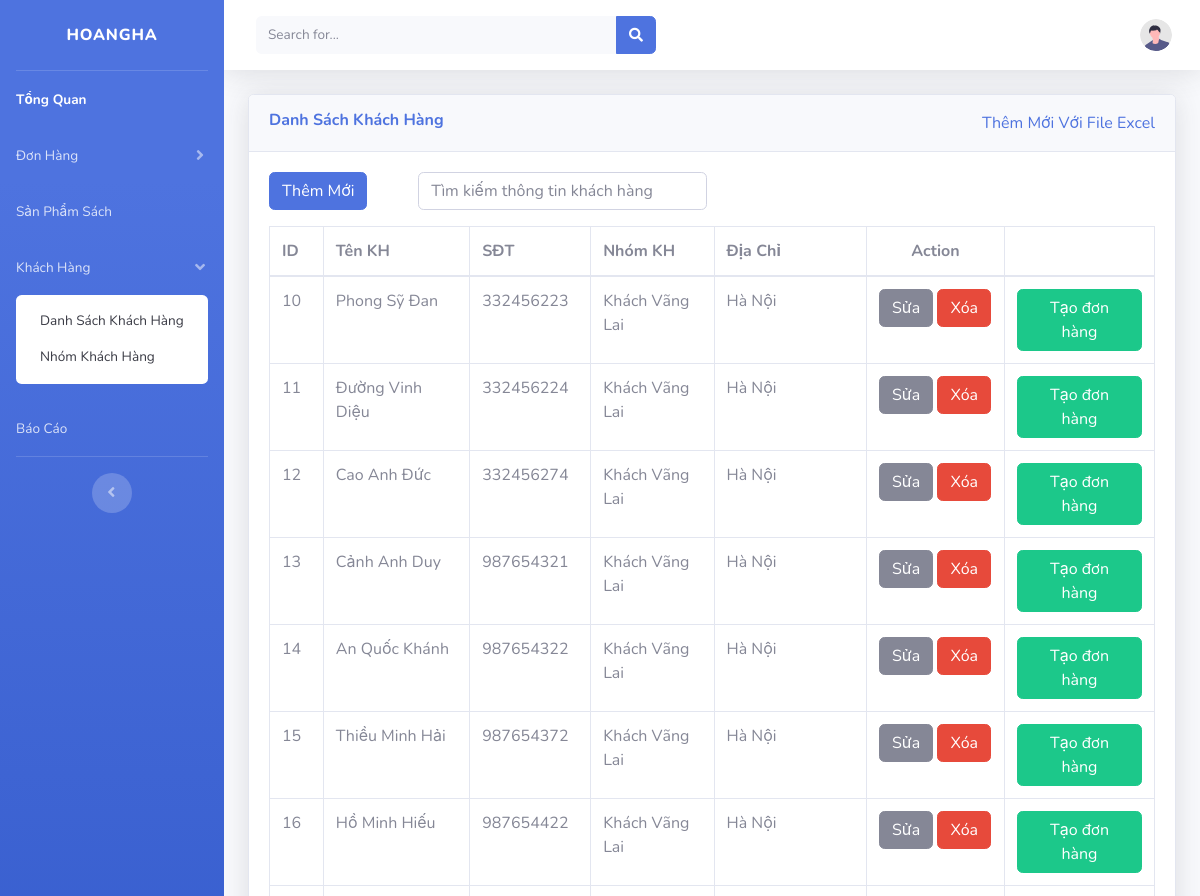
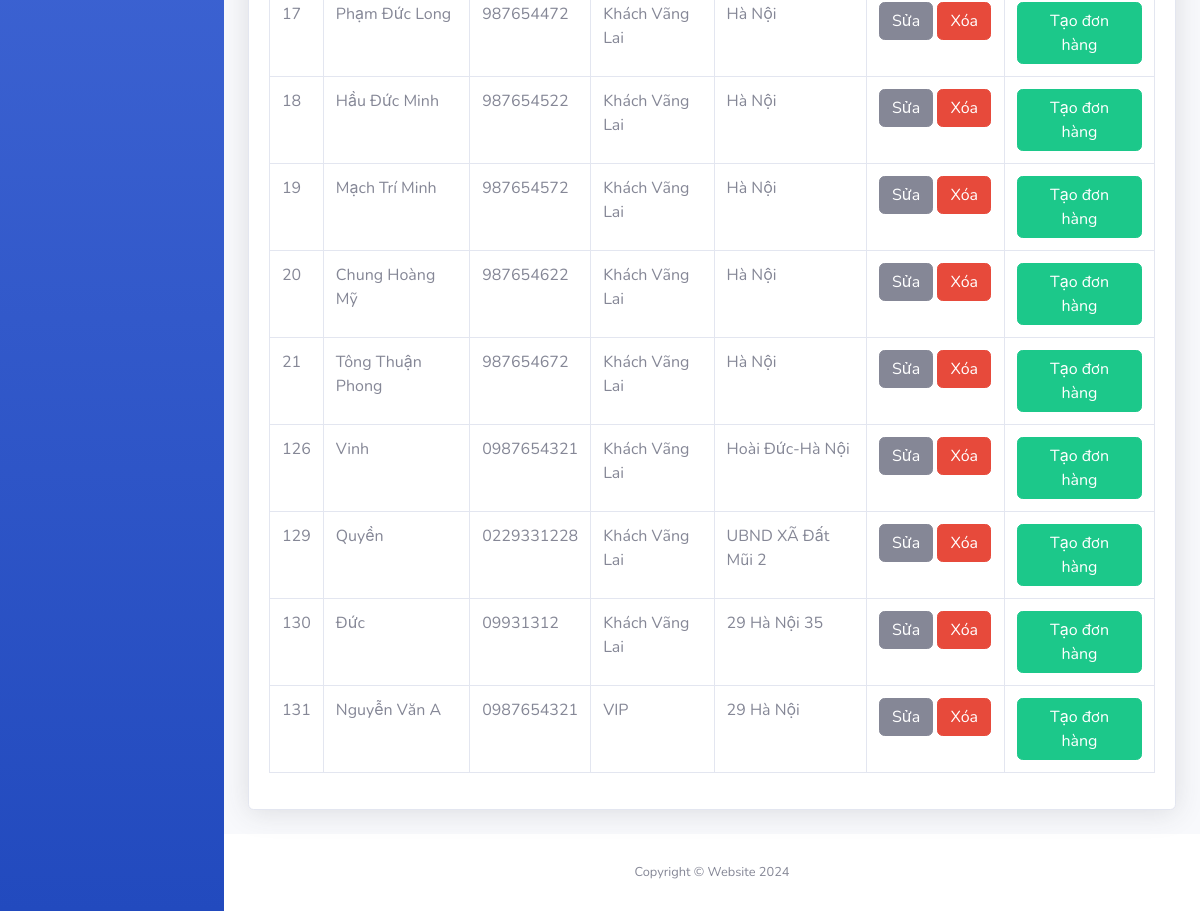
Screenshot of /view/danhsachkhachhang.php (signed in) with the database file from the repository (2 pictures, top to bottom).
### tables this page shows
CREATE TABLE `khachhang` (
  `id` int(11) NOT NULL,
  `name` varchar(255) NOT NULL,
  `sdt` varchar(10) NOT NULL,
  `email` varchar(255) NOT NULL,
  `diachi` varchar(255) NOT NULL,
  `id_nhomkh` int(11) NOT NULL
);

CREATE TABLE `nhomkhachhang` (
  `id` int(11) NOT NULL,
  `name_kh` varchar(255) DEFAULT 'khachvanglai',
  `sale` int(11) NOT NULL DEFAULT 5
);

### view/danhsachkhachhang.php (the view, shortened to what this page needs)
<?php
include "../model/conn.php";
if (isset($_SESSION['login']['username']) && $_SESSION['login']['username']) {
    ?>
    <!DOCTYPE html>
    <html lang="en">
    <head>
        <link href="../view/vendor/fontawesome-free/css/all.min.css" rel="stylesheet" type="text/css">
        <link href="css/sb-admin-2.min.css" rel="stylesheet">
        <link rel="stylesheet" href="css/index.css">
    </head>
    <body id="page-top">
        <div id="wrapper">
            <ul class="navbar-nav bg-gradient-primary sidebar sidebar-dark accordion" id="accordionSidebar">
                <a class="sidebar-brand d-flex align-items-center justify-content-center"
                    href="index.php">
                    <div class="sidebar-brand-text mx-3">HoangHa</div>
                </a>
                <hr class="sidebar-divider my-0">
                <li class="nav-item active">
                    <a class="nav-link" href="index.php">
                        <span>Tổng Quan</span></a>
                </li>
                <li class="nav-item">
                    <a class="nav-link collapsed" href="#" data-toggle="collapse" data-target="#collapsePages"
                        aria-expanded="true" aria-controls="collapsePages">
                        <span>Đơn Hàng</span>
                    </a>
                </li>
                <li class="nav-item">
                    <a class="nav-link" href="listsach.php">
                        <span>Sản Phẩm Sách</span></a>
                </li>
                <li class="nav-item">
                    <a class="nav-link" href="#" data-toggle="collapse" data-target="#collapse" aria-expanded="true"
                        aria-controls="collapse">
                        <span>Khách Hàng</span>
                    </a>
                    <div id="collapse" class="collapse show" aria-labelledby="headingTwo" data-parent="#accordionSidebar">
                        <div class="bg-white py-2 collapse-inner rounded">
                            <a class="collapse-item" href="danhsachkhachhang.php">Danh Sách Khách Hàng</a>
                            <a class="collapse-item" href="nhomkhachhang.php">Nhóm Khách Hàng</a>
                        </div>
                    </div>
                </li>
                <li class="nav-item">
                    <a class="nav-link" href="baocao.php">
                        <span>Báo Cáo</span></a>
                </li>
                <hr class="sidebar-divider d-none d-md-block">
                <div class="text-center d-none d-md-inline">
                    <button class="rounded-circle border-0" id="sidebarToggle"></button>
                </div>
            </ul>
            <div id="content-wrapper" class="d-flex flex-column">
                <div id="content">
                    <nav class="navbar navbar-expand navbar-light bg-white topbar mb-4 static-top shadow">
                        <form
                            class="d-none d-sm-inline-block form-inline mr-auto ml-md-3 my-2 my-md-0 mw-100 navbar-search">
                            <div class="input-group">
                                <input type="text" class="form-control bg-light border-0 small" placeholder="Search for..."
                                    aria-label="Search" aria-describedby="basic-addon2">
                                <div class="input-group-append">
                                    <button class="btn btn-primary" type="button">
                                        <i class="fas fa-search fa-sm"></i>
                                    </button>
                                </div>
                            </div>
                        </form>
                        <ul class="navbar-nav ml-auto">
                            <li class="nav-item dropdown no-arrow">
                                <a class="nav-link dropdown-toggle" href="#" id="userDropdown" role="button"
                                    data-toggle="dropdown" aria-haspopup="true" aria-expanded="false">
                                    <img class="img-profile rounded-circle" src="img/undraw_profile.svg">
                                </a>
                            </li>
                        </ul>
                    </nav>
                    <div class="container-fluid">
                        <div class="card shadow mb-4">
                            <div class="card-header py-3 d-flex justify-content-between">
                                <h6 class="m-0 font-weight-bold text-primary d-flex justify-content-between">Danh Sách Khách Hàng</h6>
                                <a href="themoikhachhangexcel.php">Thêm Mới Với File Excel</a>
                            </div>
                            <div class="card-body">
                                <div class="form-row">
                                    <div class="form-group col-md-2">
                                        <div>
                                            <button type="button" class="btn btn-primary" data-toggle="modal"
                                                data-target="#form">
                                                Thêm Mới
                                            </button>
                                        </div>
                                    </div>
                                    <div class="form-group col-md-4">
                                            <div class="input-group">
                                                <input type="text" class="form-control" name="searchkh" id="searchkh"
                                                    required placeholder="Tìm kiếm thông tin khách hàng" autofocus>
                                            </div>
                                    </div>
                                </div>
                                <div class="table-responsive">
                                    <table class="table table-bordered" id="formtable">
                                        <thead>
                                            <tr>
                                                <th>ID</th>
                                                <th>Tên KH</th>
                                                <th>SĐT</th>
                                                <th>Nhóm KH</th>
                                                <th>Địa Chỉ</th>
                                                <th style="width: 138px; text-align: center;">Action</th>
                                                <th style="width: 150px;"></th>
                                            </tr>
                                        </thead>
                                        <tbody>
                                            <?php
                                            $sql = "SELECT khachhang.*, nhomkhachhang. *, nhomkhachhang.name_kh as theloaikh FROM khachhang INNER JOIN nhomkhachhang on khachhang.id_nhomkh = nhomkhachhang.id GROUP BY khachhang.id";
                                            $result = mysqli_query($conn, $sql);
                                            if (mysqli_num_rows($result) > 0) {
                                                while ($row = mysqli_fetch_array($result)) {
                                                    ?>
                                                    <tr>
                                                        <td><?php echo $row[0] ?></td>
                                                        <td><?php echo $row[1] ?></td>
                                                        <td><?php echo $row['sdt'] ?></td>
                                                        <td><?php echo $row['theloaikh'] ?></td>
                                                        <td><?php echo $row['diachi'] ?></td>
                                                        <td><a href="suakhachhang.php?idkh=<?php echo $row[0] ?>"
                                                                class="btn btn-secondary">Sửa</a>
                                                            <a onclick="return confirm('Xác Nhận Xóa ?')"
                                                                href="../controller/xoakhachhang.php?idkh=<?php echo $row[0] ?>"
                                                                class="btn btn-danger">Xóa</a>
                                                        </td>
                                                        <td><a href="createdon.php?id=<?php echo $row[0] ?>"
                                                                class="btn btn-success">Tạo đơn hàng</a></td>
                                                    </tr>
                                                    </div>
                                                <?php
                                                }
                                            }
                                            ?>
                    <footer class="sticky-footer bg-white">
                        <div class="container my-auto">
                            <div class="copyright text-center my-auto">
                                <span>Copyright &copy; Website 2024</span>
                            </div>
                        </div>
                    </footer>
    </body>
    </html>
    <?php
} else {
    header("location: ../index.php");
}
?>

### rows the page displays
khachhang: id "10", name "Phong Sỹ Ðan", sdt "332456223", id_nhomkh.name_kh "Khách Vãng Lai", diachi "Hà Nội"
khachhang: id "11", name "Đường Vinh Diệu", sdt "332456224", id_nhomkh.name_kh "Khách Vãng Lai", diachi "Hà Nội"
khachhang: id "12", name "Cao Anh Ðức", sdt "332456274", id_nhomkh.name_kh "Khách Vãng Lai", diachi "Hà Nội"
khachhang: id "13", name "Cảnh Anh Duy", sdt "987654321", id_nhomkh.name_kh "Khách Vãng Lai", diachi "Hà Nội"
khachhang: id "14", name "An Quốc Khánh", sdt "987654322", id_nhomkh.name_kh "Khách Vãng Lai", diachi "Hà Nội"
khachhang: id "15", name "Thiều Minh Hải", sdt "987654372", id_nhomkh.name_kh "Khách Vãng Lai", diachi "Hà Nội"
khachhang: id "16", name "Hồ Minh Hiếu", sdt "987654422", id_nhomkh.name_kh "Khách Vãng Lai", diachi "Hà Nội"
khachhang: id "17", name "Phạm Ðức Long", sdt "987654472", id_nhomkh.name_kh "Khách Vãng Lai", diachi "Hà Nội"
khachhang: id "18", name "Hầu Ðức Minh", sdt "987654522", id_nhomkh.name_kh "Khách Vãng Lai", diachi "Hà Nội"
khachhang: id "19", name "Mạch Trí Minh", sdt "987654572", id_nhomkh.name_kh "Khách Vãng Lai", diachi "Hà Nội"
khachhang: id "20", name "Chung Hoàng Mỹ", sdt "987654622", id_nhomkh.name_kh "Khách Vãng Lai", diachi "Hà Nội"
khachhang: id "21", name "Tông Thuận Phong", sdt "987654672", id_nhomkh.name_kh "Khách Vãng Lai", diachi "Hà Nội"
khachhang: id "126", name "Vinh", sdt "0987654321", id_nhomkh.name_kh "Khách Vãng Lai", diachi "Hoài Đức-Hà Nội"
khachhang: id "129", name "Quyền", sdt "0229331228", id_nhomkh.name_kh "Khách Vãng Lai", diachi "UBND XÃ Đất Mũi 2"
khachhang: id "130", name "Đức", sdt "09931312", id_nhomkh.name_kh "Khách Vãng Lai", diachi "29 Hà Nội 35"
khachhang: id "131", name "Nguyễn Văn A", sdt "0987654321", id_nhomkh.name_kh "VIP", diachi "29 Hà Nội"
